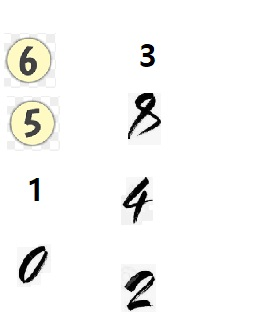
#> input picture data/digit.jpg, 256 x 325 px
$ python -i Pred_SVM.py   (imports and definitions only)
#> lines starting #> are read from the running program, lines starting #| are printed output that depends on the picture; after the words box and inside, x2 and y2 are one past the last pixel; in counts of white or black regions, pixels touching at a corner belong together
#> further down, picture is the input picture: shape (325, 256, 3); mean B, G, R 244.2, 245.8, 245.9
import os
import cv2
import numpy as np
import joblib

current_dir = os.path.dirname(os.path.abspath(__file__))

IMG_SIZE = 28
MODEL_PATH = os.path.join(current_dir, "svm_digit_model.pkl")
IMAGE_PATH = os.path.join(current_dir, "data\digit.jpg")
OUTPUT_PATH = os.path.join(current_dir, "data\digit_result.jpg")


def preprocess_image(img):
    if len(img.shape) == 3:
        gray = cv2.cvtColor(img, cv2.COLOR_BGR2GRAY)
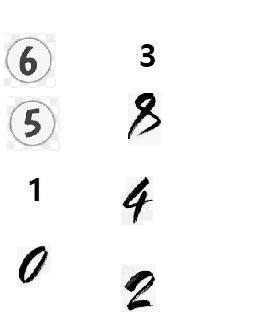
#> gray: shape (325, 256); min 0, max 255, mean 245.6
    else:
        gray = img

    blurred = cv2.GaussianBlur(gray, (5, 5), 0)
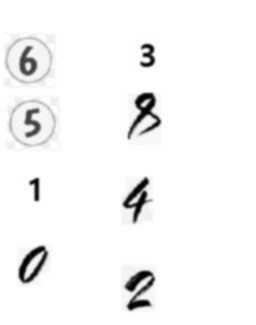
#> blurred: shape (325, 256); min 1, max 255, mean 245.6
    _, thresh = cv2.threshold(
        blurred, 0, 255, cv2.THRESH_BINARY_INV + cv2.THRESH_OTSU
    )
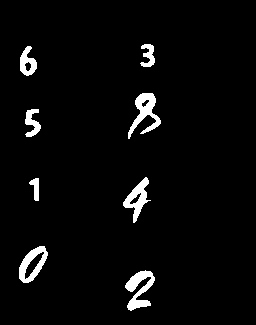
#> thresh: shape (325, 256); 3.7% white; 8 white regions

    contours, _ = cv2.findContours(thresh, cv2.RETR_EXTERNAL, cv2.CHAIN_APPROX_SIMPLE)
#> contours = 8 contours; box (x1, y1, x2, y2) and area: (19, 246, 48, 283) 632, (128, 93, 161, 139) 548, (125, 270, 155, 311) 516, (123, 177, 151, 223) 479, (20, 46, 37, 76) 294, (25, 109, 41, 137) 204, (140, 44, 155, 67) 158, (29, 178, 39, 201) 106

    if contours:
        xs, ys, xe, ye = [], [], [], []
        for c in contours:
            x, y, w, h = cv2.boundingRect(c)
            xs.append(x)
            ys.append(y)
            xe.append(x + w)
            ye.append(y + h)
#> this loop made 8 passes
#> (x, y, w, h) on passes 1 to 8: (125, 270, 30, 41), (19, 246, 29, 37), (29, 178, 10, 23), (123, 177, 28, 46), (25, 109, 16, 28), (128, 93, 33, 46), (20, 46, 17, 30), (140, 44, 15, 23)
#> after the loop, xe = [155, 48, 39, 151, 41, 161, 37, 155]; xs = [125, 19, 29, 123, 25, 128, 20, 140]; ye = [311, 283, 201, 223, 137, 139, 76, 67]; ys = [270, 246, 178, 177, 109, 93, 46, 44]

        x1, y1 = min(xs), min(ys)
#> x1 = 19; y1 = 44
        x2, y2 = max(xe), max(ye)
#> x2 = 161; y2 = 311

        roi = thresh[y1:y2, x1:x2]
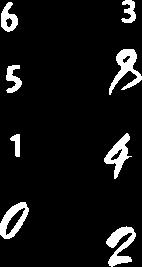
#> roi: shape (267, 142); 8.1% white; 8 white regions, largest, box (x1, y1, x2, y2) and area: (109, 49, 142, 95) 604, (106, 226, 136, 267) 597, (0, 202, 29, 239) 507

        h, w = roi.shape
#> h = 267; w = 142
        if w > h:
            new_w = 20
            new_h = int((h / w) * 20)
        else:
            new_h = 20
            new_w = int((w / h) * 20)
#> new_w = 10

        new_w = max(1, new_w)
        new_h = max(1, new_h)

        resized_roi = cv2.resize(roi, (new_w, new_h), interpolation=cv2.INTER_AREA)

        padded = np.zeros((IMG_SIZE, IMG_SIZE), dtype=np.uint8)
        x_offset = (IMG_SIZE - new_w) // 2
#> x_offset = 9
        y_offset = (IMG_SIZE - new_h) // 2
        padded[y_offset:y_offset + new_h, x_offset:x_offset + new_w] = resized_roi
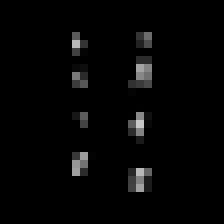
#> padded: shape (28, 28) (shown 8 times larger); min 0, max 199, mean 5.3

        return padded
    else:
        return cv2.resize(thresh, (IMG_SIZE, IMG_SIZE))


# [144 lines left out: functions find_digit_boxes, predict_digits_in_roi, main, not called in this run]


# [2 lines not run here, left out]

>>> import cv2
>>> picture = cv2.imread('../data/digit.jpg')
>>> result = preprocess_image(picture)
